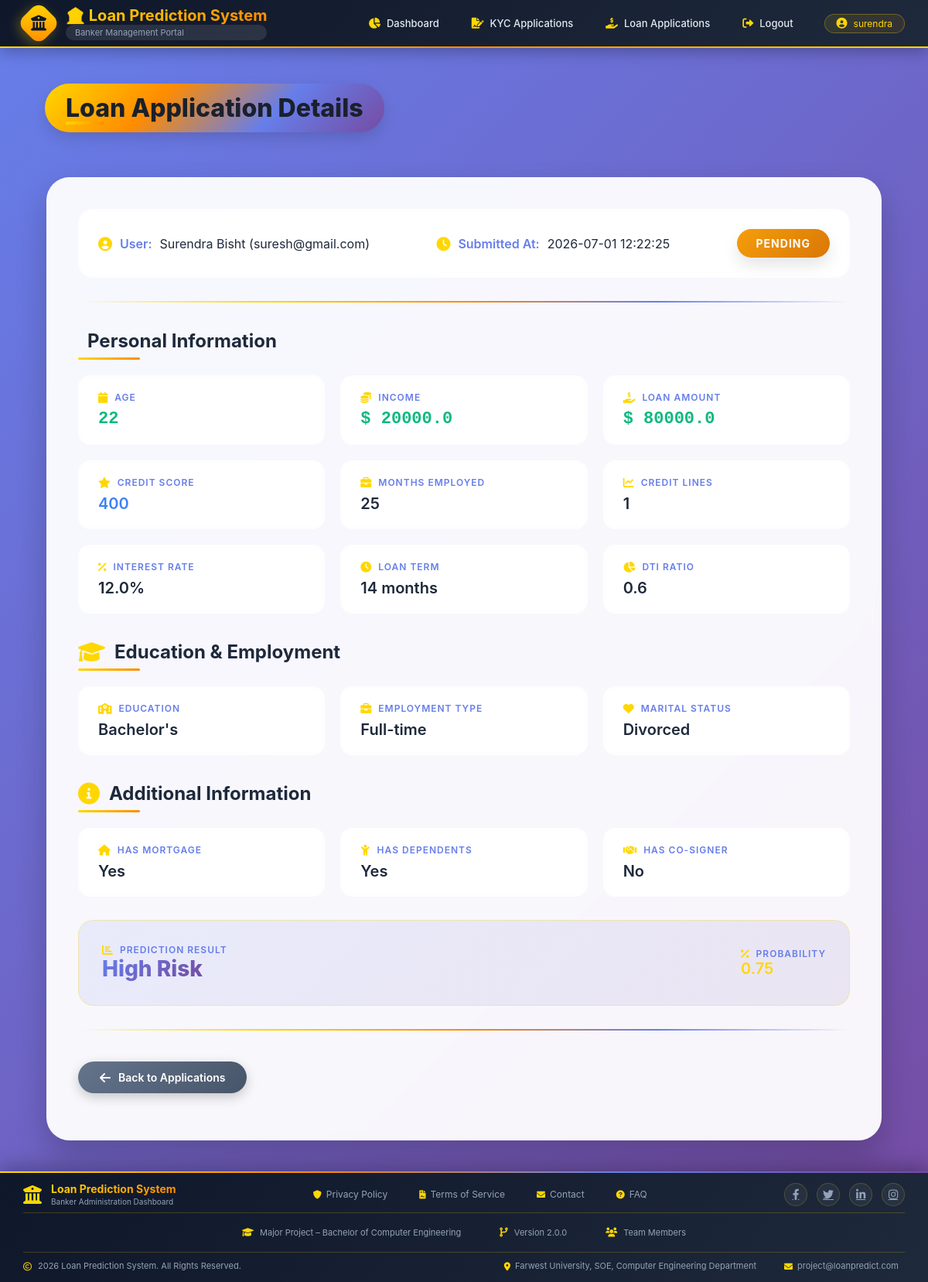
Page /loan/22/ (signed in) on the committed database.
### app/models.py (models this page shows, shortened)
class CustomUser(AbstractBaseUser, PermissionsMixin):
    USER = 'USER'
    BANKER = 'BANKER'
    USER_TYPE_CHOICES = (
        (USER, 'User'),
        (BANKER, 'Banker'),
    )
    email = models.EmailField(unique=True)
    full_name = models.CharField(max_length=150)
    phone_number = models.CharField(max_length=15)
    user_type = models.CharField(
        max_length=10,
        choices=USER_TYPE_CHOICES,
        default=USER
    )
    is_active = models.BooleanField(default=True)
    is_staff = models.BooleanField(default=False)
    created_at = models.DateTimeField(auto_now_add=True)
    objects = CustomUserManager()
    USERNAME_FIELD = 'email'
    REQUIRED_FIELDS = ['full_name', 'phone_number']

class LoanApplication(models.Model):
    STATUS_CHOICES = (
        ("PENDING", "Pending"),
        ("APPROVED", "Approved"),
        ("REJECTED", "Rejected"),
        ("CLEARED", "Cleared"),
    )
    user = models.ForeignKey(
        settings.AUTH_USER_MODEL,
        on_delete=models.CASCADE,
        related_name="loan_applications"
    )
    age = models.IntegerField()
    income = models.FloatField()
    loan_amount = models.FloatField()
    credit_score = models.IntegerField()
    months_employed = models.IntegerField()
    num_credit_lines = models.IntegerField()
    interest_rate = models.FloatField()
    loan_term = models.IntegerField()
    dti_ratio = models.FloatField()
    EDUCATION_CHOICES = [
        ("Bachelor's", "Bachelor's"),
        ("Master's", "Master's"),
        ("High School", "High School"),
        ("PhD", "PhD"),
    ]
    EMPLOYMENT_CHOICES = [
        ("Full-time", "Full-time"),
        ("Unemployed", "Unemployed"),
        ("Self-employed", "Self-employed"),
        ("Part-time", "Part-time"),
    ]
    MARITAL_CHOICES = [
        ("Divorced", "Divorced"),
        ("Married", "Married"),
        ("Single", "Single"),
    ]
    YES_NO = [
        ("Yes", "Yes"),
        ("No", "No"),
    ]
    education = models.CharField(max_length=20, choices=EDUCATION_CHOICES)
    employment_type = models.CharField(max_length=20, choices=EMPLOYMENT_CHOICES)
    marital_status = models.CharField(max_length=20, choices=MARITAL_CHOICES)
    has_mortgage = models.CharField(max_length=3, choices=YES_NO)
    has_dependents = models.CharField(max_length=3, choices=YES_NO)
    has_cosigner = models.CharField(max_length=3, choices=YES_NO)
    prediction_result = models.CharField(max_length=50, blank=True, null=True)
    prediction_probability = models.FloatField(blank=True, null=True)
    status = models.CharField(
        max_length=20,
        choices=STATUS_CHOICES,
        default="PENDING"
    )
    created_at = models.DateTimeField(auto_now_add=True)

### app/decorators.py (the view)
        def wrapper(request, *args, **kwargs):
            if request.user.is_authenticated:
                if request.user.user_type in allowed_roles:
                    return view_func(request, *args, **kwargs)
                else:
                    messages.error(request, "You are not authorized to access this page.")
                    return redirect("login")
            return redirect("login")

### app/views.py (called while the page is built)
@login_required
@role_required(allowed_roles=["BANKER"])
def view_loan_details(request, id):
    loan = get_object_or_404(LoanApplication, id=id)
    context = {
        "loan": loan
    }
    return render(request, "Banker/view_loan_details.html", context)

### app/templates/Banker/view_loan_details.html (shortened to what this page needs)
{% extends "Banker/base.html" %}
{% block content %}
<div class="container">
    <h2>Loan Application Details</h2>
    <div class="loan-details-card">
        <div class="user-info-section">
            <p>
                <i class="fas fa-user-circle"></i>
                <strong>User:</strong> {{ loan.user.full_name }} ({{ loan.user.email }})
            </p>
            <p>
                <i class="fas fa-clock"></i>
                <strong>Submitted At:</strong> {{ loan.created_at|date:"Y-m-d H:i:s" }}
            </p>
            <span class="loan-status-badge {{ loan.status|lower }}">
                {{ loan.status }}
            </span>
        </div>
        <hr class="custom-hr">
        <h3 class="section-header">
            Personal Information
        </h3>
        <div class="info-grid">
            <div class="info-item">
                <span class="info-label"><i class="fas fa-calendar"></i> Age</span>
                <span class="info-value numeric">{{ loan.age }}</span>
            </div>
            <div class="info-item">
                <span class="info-label"><i class="fas fa-coins"></i> Income</span>
                <span class="info-value numeric">$ {{ loan.income }}</span>
            </div>
            <div class="info-item">
                <span class="info-label"><i class="fas fa-hand-holding-usd"></i> Loan Amount</span>
                <span class="info-value numeric">$ {{ loan.loan_amount }}</span>
            </div>
            <div class="info-item">
                <span class="info-label"><i class="fas fa-star"></i> Credit Score</span>
                <span class="info-value credit-score">{{ loan.credit_score }}</span>
            </div>
            <div class="info-item">
                <span class="info-label"><i class="fas fa-briefcase"></i> Months Employed</span>
                <span class="info-value">{{ loan.months_employed }}</span>
            </div>
            <div class="info-item">
                <span class="info-label"><i class="fas fa-chart-line"></i> Credit Lines</span>
                <span class="info-value">{{ loan.num_credit_lines }}</span>
            </div>
            <div class="info-item">
                <span class="info-label"><i class="fas fa-percent"></i> Interest Rate</span>
                <span class="info-value">{{ loan.interest_rate }}%</span>
            </div>
            <div class="info-item">
                <span class="info-label"><i class="fas fa-clock"></i> Loan Term</span>
                <span class="info-value">{{ loan.loan_term }} months</span>
            </div>
            <div class="info-item">
                <span class="info-label"><i class="fas fa-chart-pie"></i> DTI Ratio</span>
                <span class="info-value">{{ loan.dti_ratio }}</span>
            </div>
        </div>
        <h3 class="section-header">
            <i class="fas fa-graduation-cap"></i>
            Education & Employment
        </h3>
        <div class="info-grid">
            <div class="info-item">
                <span class="info-label"><i class="fas fa-school"></i> Education</span>
                <span class="info-value">{{ loan.education }}</span>
            </div>
            <div class="info-item">
                <span class="info-label"><i class="fas fa-briefcase"></i> Employment Type</span>
                <span class="info-value">{{ loan.employment_type }}</span>
            </div>
            <div class="info-item">
                <span class="info-label"><i class="fas fa-heart"></i> Marital Status</span>
                <span class="info-value">{{ loan.marital_status }}</span>
            </div>
        </div>
        <h3 class="section-header">
            <i class="fas fa-info-circle"></i>
            Additional Information
        </h3>
        <div class="info-grid">
            <div class="info-item">
                <span class="info-label"><i class="fas fa-home"></i> Has Mortgage</span>
                <span class="info-value">{{ loan.has_mortgage }}</span>
            </div>
            <div class="info-item">
                <span class="info-label"><i class="fas fa-child"></i> Has Dependents</span>
                <span class="info-value">{{ loan.has_dependents }}</span>
            </div>
            <div class="info-item">
                <span class="info-label"><i class="fas fa-handshake"></i> Has Co-Signer</span>
                <span class="info-value">{{ loan.has_cosigner }}</span>
            </div>
        </div>
        <div class="prediction-section">
            <div>
                <span class="info-label"><i class="fas fa-chart-bar"></i> Prediction Result</span>
                <div class="prediction-result">{{ loan.prediction_result|default:"N/A" }}</div>
            </div>
            <div>
                <span class="info-label"><i class="fas fa-percentage"></i> Probability</span>
                <div class="prediction-probability">{{ loan.prediction_probability|floatformat:2|default:"N/A" }}</div>
            </div>
        </div>
        <hr class="custom-hr">
        <div class="action-buttons">
            <a href="{% url 'loan_applications' %}" class="detail-action-btn back">
                <i class="fas fa-arrow-left"></i>
                Back to Applications
            </a>
        </div>
    </div>
</div>
{% endblock %}

### app/templates/Banker/base.html (shortened to what this page needs)
{% load static %}
<!DOCTYPE html>
<html lang="en">
<head>
    <link rel="stylesheet" href="https://cdnjs.cloudflare.com/ajax/libs/font-awesome/6.0.0/css/all.min.css">
    <link rel="stylesheet" href="{% static 'Banker/css/style.css' %}">
</head>
<body>
<header>
    <div class="header-container">
        <div class="header-left">
            <section>
                <div class="logo-icon">
                    <i class="fas fa-university"></i>
                </div>
                <div class="logo-text">
                    <h1>🏦 Loan Prediction System</h1>
                    <p>Banker Management Portal</p>
                </div>
            </section>
        </div>
        <nav>
            {% if request.user.is_authenticated %}
                <a href="{% url 'banker_dashboard' %}">
                    <i class="fas fa-chart-pie"></i>
                    Dashboard
                </a>
                <a href="{% url 'kyc_applications' %}">
                    <i class="fas fa-file-signature"></i>
                    KYC Applications
                </a>
                <a href="{% url 'loan_applications' %}">
                    <i class="fas fa-hand-holding-usd"></i>
                    Loan Applications
                </a>
                <a href="{% url 'logout' %}">
                    <i class="fas fa-sign-out-alt"></i>
                    Logout
                </a>
                <span>
                    <i class="fas fa-user-circle"></i>
                    {{ request.user.full_name|default:request.user.email }}
                </span>
            {% endif %}
        </nav>
    </div>
</header>
<main>
    {% block content %}{% endblock %}
</main>
<footer>
    <div class="footer-container">
        <div class="footer-top">
            <div class="footer-brand">
                <i class="fas fa-university"></i>
                <div class="footer-brand-text">
                    <h3>Loan Prediction System</h3>
                    <p>Banker Administration Dashboard</p>
                </div>
            </div>
            <div class="footer-links">
                <a href="#">
                    <i class="fas fa-shield-alt"></i>
                    Privacy Policy
                </a>
                <a href="#">
                    <i class="fas fa-file-contract"></i>
                    Terms of Service
                </a>
                <a href="#">
                    <i class="fas fa-envelope"></i>
                    Contact
                </a>
                <a href="#">
                    <i class="fas fa-question-circle"></i>
                    FAQ
                </a>
            </div>
            <div class="footer-social">
                <a href="#"><i class="fab fa-facebook-f"></i></a>
                <a href="#"><i class="fab fa-twitter"></i></a>
                <a href="#"><i class="fab fa-linkedin-in"></i></a>
                <a href="#"><i class="fab fa-instagram"></i></a>
            </div>
        </div>
        <div class="footer-middle">
            <div class="footer-info-item">
                <i class="fas fa-graduation-cap"></i>
                <span>Major Project – Bachelor of Computer Engineering</span>
            </div>
            <div class="footer-info-item">
                <i class="fas fa-code-branch"></i>
                <span>Version 2.0.0</span>
            </div>
            <div class="footer-info-item">
                <i class="fas fa-users"></i>
                <span>Team Members</span>
            </div>
        </div>
        <div class="footer-bottom">
            <div class="footer-copyright">
                <i class="far fa-copyright"></i>
                <span>{% now "Y" %} Loan Prediction System. All Rights Reserved.</span>
            </div>
            <div class="footer-contact">
                <span>
                    <i class="fas fa-map-marker-alt"></i>
            Farwest University, SOE, Computer Engineering Department
                </span>
                <span>
                    <i class="fas fa-envelope"></i>
                    project@loanpredict.com
                </span>
            </div>
        </div>
    </div>
</footer>
</body>
</html>

### rows in the picture
CustomUser: user.full_name "surendra"
LoanApplication: user.full_name "Surendra Bisht", user.email "suresh@gmail.com", created_at "2026-07-01 12:22:25", status "PENDING", age "22", income "20000.0", loan_amount "80000.0", credit_score "400", months_employed "25", num_credit_lines "1", interest_rate "12.0", loan_term "14", dti_ratio "0.6", education "Bachelor's", employment_type "Full-time", marital_status "Divorced", has_mortgage "Yes", has_dependents "Yes", has_cosigner "No", prediction_result "High Risk", prediction_probability "0.75"
